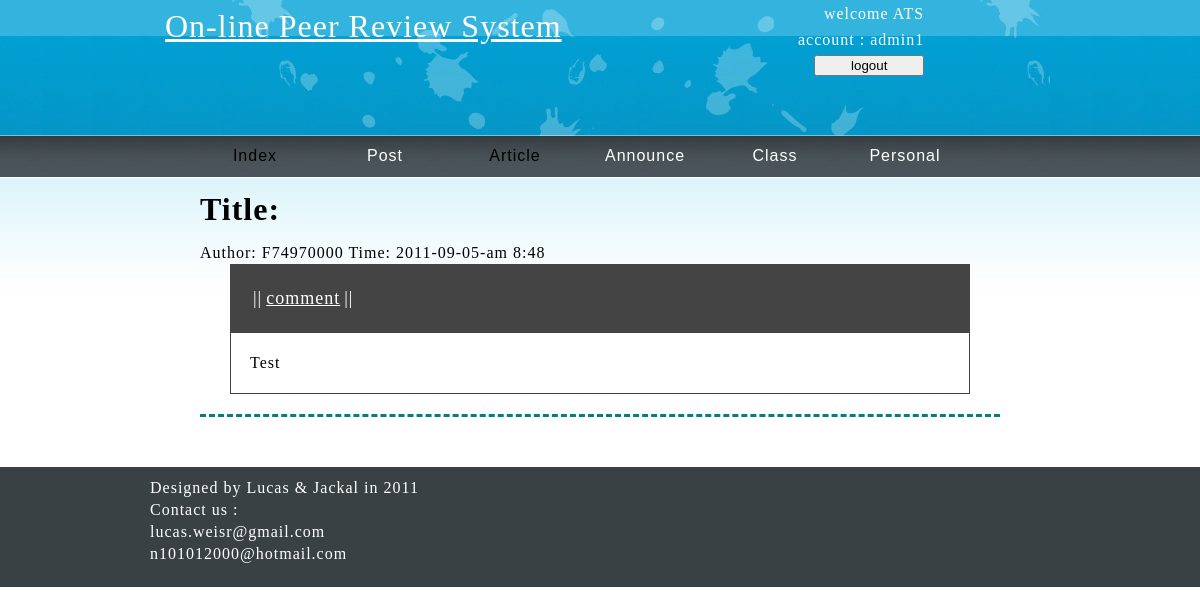
The page /include/artical.php?aid=6 (signed in) on the database its author committed.
### tables this page shows
CREATE TABLE IF NOT EXISTS `artical` (
  `artical_id` int(11) NOT NULL AUTO_INCREMENT,
  `editor` int(11) NOT NULL,
  `title` text,
  `contents` text NOT NULL,
  `cover_letter` text NOT NULL,
  `time` int(11) NOT NULL,
  `class` int(11) NOT NULL,
  `father_artical` smallint(6) NOT NULL,
  PRIMARY KEY (`artical_id`)
);

### include/artical.php (the view, shortened to what this page needs)
<?php
$aid = $_GET['aid'];
$editor = aid2editor($aid);
$user_id = $_SESSION['user_id'];
if ($editor == $user_id) {
	$IS_EDITOR = true;
}else{
	$IS_EDITOR = false;
}
$articals = queryDb("artical", "father_artical", $aid);
$nameKey = constructKey();
foreach ($articals as $artical) {
	$output .= createArticalDiv($artical);
}
?>
<?php
	function queryDb($table, $column, $id){
		$sql = "SELECT * FROM `$table` WHERE $column=$id ORDER BY `time`";
		$result = mysql_query($sql);
		for ($i = 0; $i < mysql_num_rows($result); $i++) {
			$row[$i] = mysql_fetch_array($result, MYSQL_BOTH);
		}
		return $row;
	}
	function createArticalDiv($artical){
		$output .= "<div class='artical'>\n";
		$output .= "\t<div class='infomation'>".infomation($artical['artical_id'])."</div>";
		$output .= "\t<div class='functionList'>".functionList($artical['father_artical'], $artical['artical_id'])."</div>";
		$output .= "\t<p class='paragraph'>{$artical['contents']}</p>\n";
		$output .= "\t<div class='comments'>";
		$output .= createCommentDiv($artical['artical_id']);
		$output .= "\t</div>";
		$output .= "</div>\n";
		return $output;
	}
	function createCommentDiv($id){
		$comments = queryDb("comments","father_artical",$id);
		if (sizeof($comments)==0) {
			return;
		}
		return $output;
	}
	function infomation($aid){
		global $nameKey;
		$sql = "SELECT * FROM `artical` WHERE artical_id=$aid";
		$result = mysql_query($sql);
		$row = mysql_fetch_array($result);
		$title = $row['title'];
		$author = $row['editor'];
		$time = date('Y-m-d-a g:i',$row['time']);
		$output .= "<h1>Title: $title </h1>";
		$output .= "<span>Author: ".$nameKey[$author]." </span>";
		$output .= "<span>Time: $time </span>";
		return $output;
	}
	function functionList($father_artical, $artical_id){
		$output .= "<table>";
		$output .= "<tr>";
		global $IS_EDITOR;
		if ($IS_EDITOR) {
			$output .= "<td> || </td>";
			$output .= "<td><a href='./post_artical.php?father_artical=$father_artical'>re-post</a></td>";
			$output .= "<td> || </td>";
			$output .= "<td><a href='./delete.php?id=$artical_id&type=artical'>Delete</a></td>";
		}else{
			$output .= "<td> || </td>";
			$output .= "<td><a href='./edit_page.php?aid=$artical_id'>comment</a></td>";
		}
		$output .= "<td> || </td>";
		$output .= "</tr>";
		$output .= "</table>";
		return $output;
	}
	function aid2editor($aid){
		$sql = "SELECT * FROM `artical` WHERE artical_id=$aid";
		$result = mysql_query($sql);
		$row = mysql_fetch_array($result);
		$editor = $row['editor'];
		return $editor;
	}
	function constructKey(){
		$sql = "SELECT * FROM `user` where 1";
		$result = mysql_query($sql);
		$keyArray = array();
		while($row = mysql_fetch_array($result)){
			$keyArray[$row['ID']] = $row['account'];
			$keyArray[$row['account']] = $row['ID'];
		}
		return $keyArray;
	}
?>
<!DOCTYPE html PUBLIC "-//W3C//DTD XHTML 1.0 Transitional//EN"
"http://www.w3.org/TR/xhtml1/DTD/xhtml1-transitional.dtd">
<html>
<head>
<link rel= "stylesheet " type= "text/css" href="./css/artical.css" />
</head>
<body>
	<div id="main">
		<?php
			require_once('header.php');
		?>
		<div id="articals">
		<?php
			echo $output;
		?>
		</div>
	</div>
	<?php
		require_once('footer.php');
	?>
</body>
</html>

### include/css/artical.css (style rules this page uses)
#articals a:link { color:#fff; }
#articals { margin:auto; width:900px; }
.artical { border-bottom:3px solid teal; border-bottom-style:dashed; padding-bottom:20px; width:800px; margin:auto; }
.functionList { font-size:18px; text-align:right; background:#444; width:700px; color:#fff; padding:20px; margin:auto; }
.paragraph { background:#fff; padding:19px; width:700px; margin:auto; border:1px #444 solid; }

### include/css/header.css (style rules this page uses)
body { letter-spacing:1px; line-height:22px; margin:0; background:url('../../img/img01.jpg') repeat-x; }
#main { margin:auto; width:900px; }

### rows shown on the page
artical: editor "F74970000", time "2011-09-05-am 8:48", contents "Test"

### other values the page prints
$username "admin1"
